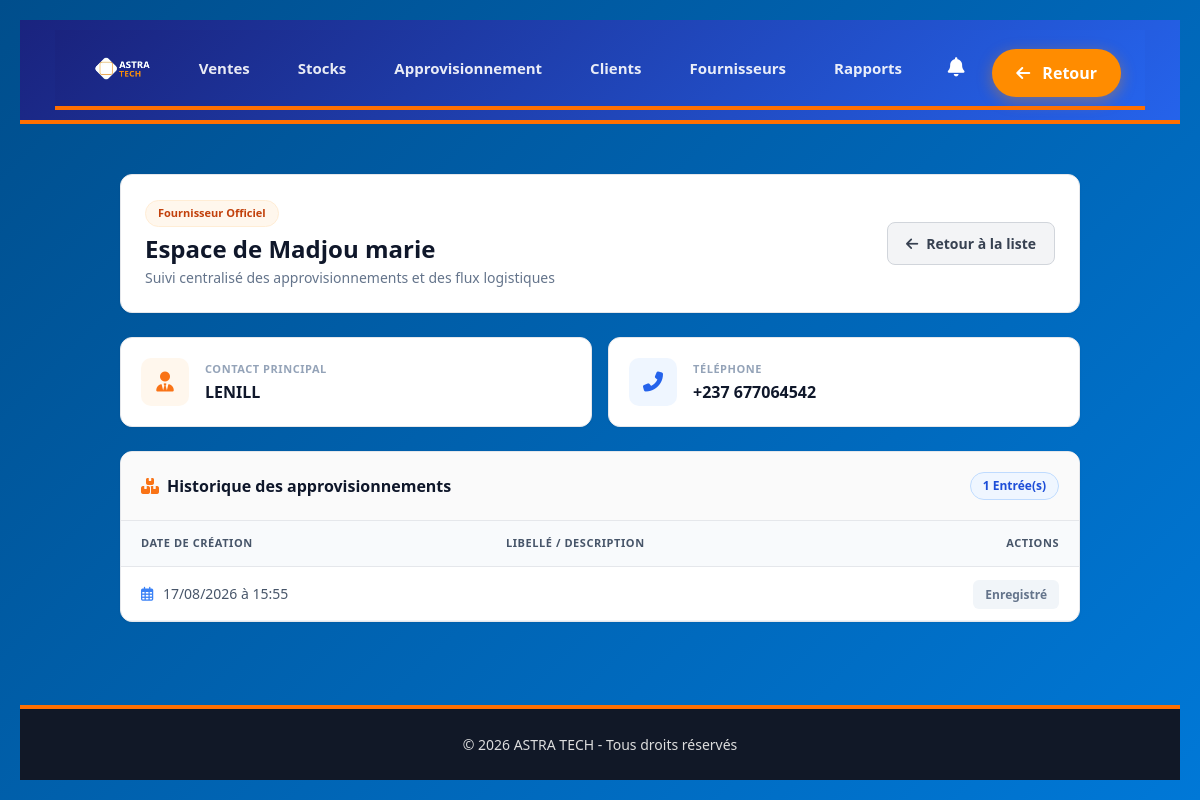
/fournisseur/espace/1/ (signed in), run on the app's committed database.
### astra/models.py (models this page shows, shortened)
class Fournisseur(models.Model):
    nom = models.CharField(
        max_length=255
    )
    contact = models.CharField(
        max_length=255,
        blank=True
    )
    telephone = models.CharField(
        max_length=50,
        blank=True
    )
    email = models.EmailField(
        blank=True,
        null=True
    )
    mot_de_passe = models.CharField(
        max_length=255,
        default="1234"
    )
    is_active = models.BooleanField(
        default=True
    )

class Approvisionnement(models.Model):
    STATUT_CHOICES = [
        ("en_attente", "En attente"),
        ("confirmee", "Confirmée"),
        ("expediee", "Expédiée"),
        ("livree", "Livrée"),
        ("annulee", "Annulée"),
    ]
    reference = models.CharField(
        max_length=100,
        unique=True,
        blank=True,
        null=True
    )
    fournisseur = models.ForeignKey(
        Fournisseur,
        on_delete=models.CASCADE,
        related_name="approvisionnements"
    )
    date_creation = models.DateTimeField(
        auto_now_add=True
    )
    montant_total = models.DecimalField(
        max_digits=12,
        decimal_places=2,
        default=0
    )
    statut = models.CharField(
        max_length=20,
        choices=STATUT_CHOICES,
        default="en_attente"
    )
    is_active = models.BooleanField(
        default=True
    )

### astra/views.py (the view)
# urls.py: path('fournisseur/espace/<int:pk>/', views.espace_fournisseur, name='espace_fournisseur'),
def espace_fournisseur(request, pk):
    fournisseur_connecte_id = request.session.get('fournisseur_connecte_id')
    if not fournisseur_connecte_id or int(fournisseur_connecte_id) != int(pk):
        messages.error(request, "Veuillez entrer le mot de passe pour accéder à cet espace.")
        return redirect('astra:connexion_fournisseur', fournisseur_id=pk)
    fournisseur_principal = get_object_or_404(Fournisseur, pk=pk)
    doublons_fournisseurs = Fournisseur.objects.filter(
        nom__iexact=fournisseur_principal.nom,
        is_active=True
    )
    approvisionnements = Approvisionnement.objects.filter(
        fournisseur__in=doublons_fournisseurs
    ).order_by('-date_creation')
    contexte = {
        'fournisseur': fournisseur_principal,
        'approvisionnements': approvisionnements,
    }
    return render(request, 'astra/espace_fournisseur.html', contexte)

### astra/context_processors.py (called while the page is built)
def notifications_processor(request):
    path = request.path.lower()
    cat = None
    if 'vente' in path:
        cat = 'ventes'
    elif 'stock' in path:
        cat = 'stocks'
    elif 'appro' in path:
        cat = 'appro'
    elif 'client' in path:
        cat = 'clients'
    elif 'fournisseur' in path:
        cat = 'fournisseurs'
    elif 'rapport' in path:
        cat = 'rapports'
    if cat:
        notifications = NotificationPlateforme.objects.filter(lu=False, categorie=cat).order_by('-id')
    else:
        notifications = NotificationPlateforme.objects.none()
    return {
        'notifications_non_lues': notifications,
        'nombre_notifications': notifications.count()
    }

### astra/Templates/astra/espace_fournisseur.html (shortened to what this page needs)
{% extends "base.html" %}
{% load static %}
{% block content %}
<div class="ef-container">
    <div class="ef-card">
        <div class="ef-header">
            <div>
                <span style="display: inline-block; padding: 4px 12px; background: #fff7ed; color: #c2410c; font-size: 11px; font-weight: 700; border-radius: 20px; margin-bottom: 8px; border: 1px solid #ffedd5;">Fournisseur Officiel</span>
                <h1 style="font-size: 24px; font-weight: 800; color: #0f172a; margin: 0 0 4px 0;">Espace de {{ fournisseur.nom }}</h1>
                <p style="font-size: 14px; color: #64748b; margin: 0;">Suivi centralisé des approvisionnements et des flux logistiques</p>
            </div>
            <a href="{% url 'astra:fournisseurs' %}" class="ef-btn">
                <i class="fas fa-arrow-left"></i> Retour à la liste
            </a>
        </div>
    </div>
    <div class="ef-grid">
        <div class="ef-info-box">
            <div class="ef-icon ef-icon-orange">
                <i class="fas fa-user-tie"></i>
            </div>
            <div>
                <span style="font-size: 11px; font-weight: 700; color: #94a3b8; text-transform: uppercase; letter-spacing: 0.05em; display: block;">Contact principal</span>
                <span style="font-size: 16px; font-weight: 700; color: #0f172a; margin-top: 2px; display: block;">{{ fournisseur.contact|default:"Non renseigné" }}</span>
            </div>
        </div>
        <div class="ef-info-box">
            <div class="ef-icon ef-icon-blue">
                <i class="fas fa-phone-alt"></i>
            </div>
            <div>
                <span style="font-size: 11px; font-weight: 700; color: #94a3b8; text-transform: uppercase; letter-spacing: 0.05em; display: block;">Téléphone</span>
                <span style="font-size: 16px; font-weight: 700; color: #0f172a; margin-top: 2px; display: block;">{{ fournisseur.telephone|default:"Non renseigné" }}</span>
            </div>
        </div>
    </div>
    <div class="ef-table-wrapper">
        <div style="padding: 20px; border-bottom: 1px solid #e5e7eb; display: flex; justify-content: space-between; align-items: center; background: #fafafa;">
            <h2 style="font-size: 16px; font-weight: 700; color: #0f172a; margin: 0; display: flex; align-items: center; gap: 8px;">
                <i class="fas fa-boxes" style="color: #f97316;"></i> Historique des approvisionnements
            </h2>
            <span class="ef-badge">
                {{ approvisionnements|length|default:0 }} Entrée(s)
            </span>
        </div>
        <table class="ef-table">
            <thead>
                <tr>
                    <th>Date de création</th>
                    <th>Libellé / Description</th>
                    <th style="text-align: right;">Actions</th>
                </tr>
            </thead>
            <tbody>
                {% for app in approvisionnements %}
                    <tr>
                        <td style="color: #475569; font-weight: 500;">
                            <i class="far fa-calendar-alt" style="color: #3b82f6; margin-right: 6px;"></i> {{ app.date_creation|date:"d/m/Y à H:i" }}
                        </td>
                        <td style="font-weight: 700; color: #0f172a;">
                        </td>
                        <td style="text-align: right;">
                            <span style="font-size: 12px; color: #64748b; background: #f1f5f9; padding: 6px 12px; border-radius: 6px; font-weight: 600;">Enregistré</span>
                        </td>
                    </tr>
                {% endfor %}
            </tbody>
        </table>
    </div>
</div>
{% endblock %}

### astra/static/css/base.css (style rules this page uses)
*, *::before, *::after { box-sizing: border-box; margin: 0; padding: 0; }
html, body { width: 100%; min-height: 100vh; background-color: #f4f6fb; font-family: 'Inter', 'Segoe UI', Arial, sans-serif; color: #333; overflow-x: hidden; }
.app-layout { display: flex; flex-direction: column; min-height: 100vh; width: 100%; }

### astra/static/css/header.css (style rules this page uses)
table { width: 100%; border-collapse: collapse; white-space: nowrap; }
thead { background: #004E8C; color: white; }
thead th { padding: 14px; text-align: left; font-size: 14px; font-weight: 600; }
tbody td { padding: 14px; border-bottom: 1px solid #f1f5f9; font-size: 14px; color: #334155; }

### astra/static/css/style.css (style rules this page uses)
:root { --tech-blue: #0078D7; --tech-dark-blue: #004E8C; --tech-orange: #FF8C00; --tech-white: #FFFFFF; --tech-light-gray: #F5F5F5; --tech-dark-gray: #333; }
* { margin: 0; padding: 0; box-sizing: border-box; }
body { font-family: 'Segoe UI', Arial, sans-serif; background: linear-gradient(135deg, var(--tech-dark-blue) 0%, var(--tech-blue) 100%); color: var(--tech-white); min-height: 100vh; display: flex; justify-content: center; align-items: center; padding: 20px; }

### astra/Templates/astra/espace_fournisseur.html (style rules this page uses)
.ef-container { max-width: 1000px; margin: 30px auto; padding: 0 20px; font-family: system-ui, -apple-system, sans-serif; color: #1f2937; }
.ef-card { background: #ffffff; border: 1px solid #e5e7eb; border-radius: 12px; padding: 24px; margin-bottom: 24px; box-shadow: 0 1px 3px rgba(0,0,0,0.05); }
.ef-header { display: flex; justify-content: space-between; align-items: center; flex-wrap: wrap; gap: 16px; }
.ef-btn { background: #f3f4f6; color: #374151; padding: 10px 18px; border-radius: 8px; text-decoration: none; font-weight: 600; font-size: 14px; border: 1px solid #d1d5db; display: inline-flex; align-items: center; gap: 8px; transition: background 0.2s; }
.ef-grid { display: grid; grid-template-columns: repeat(auto-fit, minmax(250px, 1fr)); gap: 16px; margin-bottom: 24px; }
.ef-info-box { display: flex; align-items: center; gap: 16px; background: #ffffff; border: 1px solid #e5e7eb; border-radius: 12px; padding: 20px; box-shadow: 0 1px 3px rgba(0,0,0,0.05); }
.ef-icon { width: 48px; height: 48px; border-radius: 10px; display: flex; align-items: center; justify-content: center; font-size: 20px; flex-shrink: 0; }
.ef-icon-orange { background: #fff7ed; color: #f97316; }
.ef-icon-blue { background: #eff6ff; color: #2563eb; }
.ef-table-wrapper { width: 100%; overflow-x: auto; background: #ffffff; border: 1px solid #e5e7eb; border-radius: 12px; box-shadow: 0 1px 3px rgba(0,0,0,0.05); }
.ef-table { width: 100%; border-collapse: collapse; text-align: left; }
.ef-table th { background: #f8fafc; color: #475569; padding: 14px 20px; font-size: 11px; text-transform: uppercase; letter-spacing: 0.05em; border-bottom: 1px solid #e5e7eb; font-weight: 700; }
.ef-table td { padding: 16px 20px; border-bottom: 1px solid #f1f5f9; font-size: 14px; color: #1e293b; }
.ef-badge { background: #eff6ff; color: #1d4ed8; padding: 4px 12px; border-radius: 20px; font-size: 12px; font-weight: 700; border: 1px solid #bfdbfe; }

### data on the page
Fournisseur: nom "Madjou marie", contact "LENILL", telephone "+237 677064542"
Approvisionnement: date_creation "17/08/2026 à 15:55"

### other printed values
{{ approvisionnements|length|default:0 }} "1"
